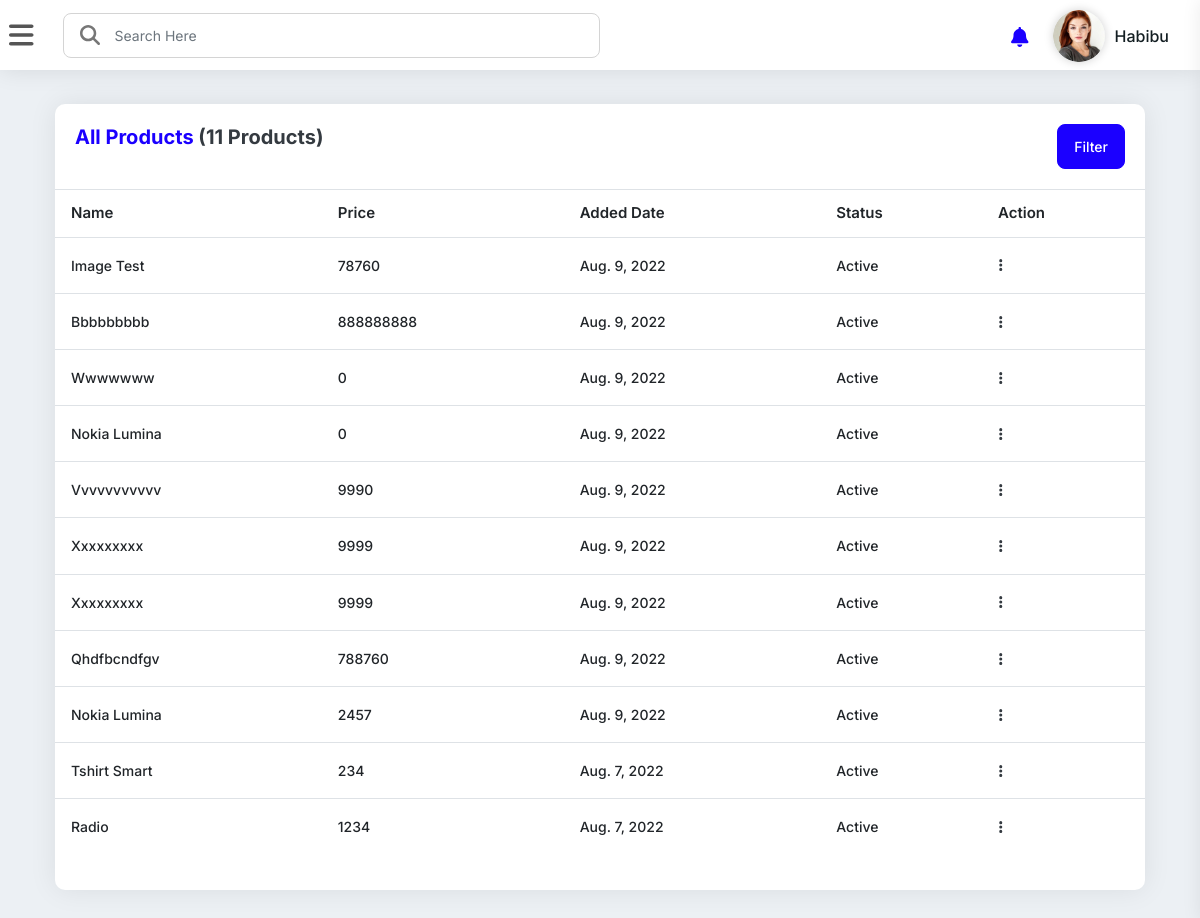
Before: /all_products (signed in) with the older database file.
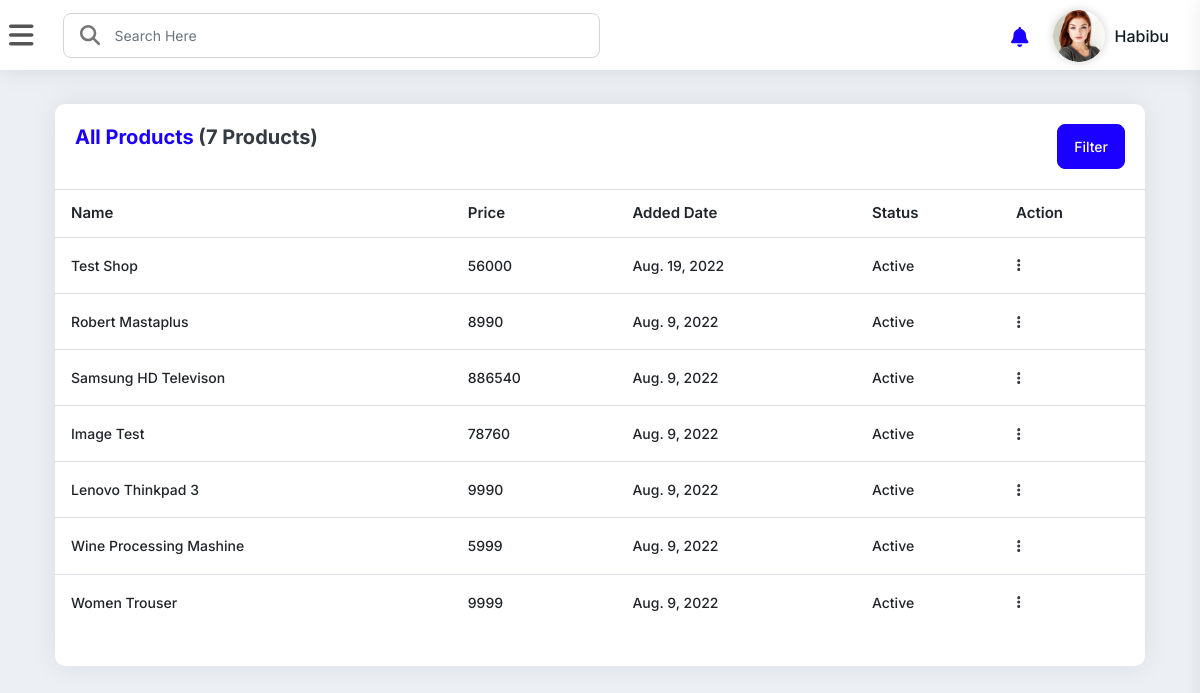
After: the same page with the newer database file.
### mainapp/models.py (models this page shows, shortened)
class Product(models.Model):
    id = models.AutoField(
        primary_key=True, auto_created=True, verbose_name="Product ID")
    shop_id = models.ForeignKey("Shops", verbose_name=_(
        "Shop ID"), on_delete=models.CASCADE, null=True)
    product_name = models.CharField(max_length=200)
    price = models.IntegerField(default=0, )
    posted_Date = models.DateTimeField(auto_now_add=True)
    description = models.TextField(blank=True)
    manufactured_Date = models.DateField()
    brand_name = models.CharField(max_length=200, null=True, blank=True)
    is_active = models.BooleanField(_("Active"), default=True)
    class Meta:
        db_table = 'products'
        verbose_name = "PRODUCT"
        verbose_name_plural = "PRODUCTS"

### mainapp/views.py (the view)
# urls.py: path("all_products", views.all_products, name="all_products"),
def all_products(request):
    product_filter = ProductFilter()
    seller_shop = Shops.objects.get(seller_id__user_id__id=request.user.id)
    products = Product.objects.filter(shop_id = seller_shop).order_by('-posted_Date')
    productstt = Product.objects.filter(shop_id = seller_shop)
    total_products = productstt.count()
    if request.method == "POST" and 'delete' in request.POST:
        productID = request.POST['productID']
        product_to_delete = Product.objects.get(id=productID)
        product_to_delete.delete()
        return redirect(all_products)
    product_filter = ProductFilter(request.GET, queryset = products )
    products  = product_filter.qs
    ''' is_ajax = request.headers.get('X-Requested-Width') == 'XMLHttpRequest'

    if is_ajax and request.method == "POST":
        data= json.loads(data)
        product_filter = ProductFilter(request.GET, queryset = products )
        products  = product_filter.qs.values()
        return  JsonResponse(products, safe=False) '''
    if products.count()<1:
        messages.info(request, "No Products found")
    context = {'products': products, 'total_products':total_products, 'product_filter': product_filter}
    return render(request, "dashboard/all-products.html", context)

### templates/dashboard/all-products.html (shortened to what this page needs)
{% extends 'dashboard/base.html' %}
{% block content %}
{% load widget_tweaks %}
{% load static %}
<div class="container">
    <div class="card-box mb-30 text-capitalize">
        <div class="pd-20">
            <div class="hear d-flex justify-content-between">
                <h4 class="text-blue h4">All Products <span class="text-dark"> ({{total_products}} Products) </span></h4>
<button class="btn btn-primary filter-button">Filter</button>
            </div>
        </div>
        <div class="pb-20">
            <table class="data-table table stripe hover nowrap table-lg-responsive">
                <thead>
                    <tr>
                        <th class="table-plus datatable-nosort">Name</th>
                        <th>Price</th>
                        <th>Added Date</th>
                        <th>Status</th>
                        <th>Action</th>
                    </tr>
                </thead>
                    {% for  product  in products %}
                    <tr>
                        <td class="table-plus">{{product.product_name}}</td>
                        <td>{{product.price}}</td>
                        <td>{{product.posted_Date| date}}</td>
                        {% if product.is_active %}
                        <td>Active</td>
                        {% else %}
                        <td>Not Active
                        {% endif %}
                        <td>
                            <div class="dropdown">
                                <a
                                    class="btn btn-link font-24 p-0 line-height-1 no-arrow dropdown-toggle"
                                    href="#"
                                    role="button"
                                    data-toggle="dropdown"
                                >
                                <i class="fa-solid fa-ellipsis-vertical text-dark"></i>
                                </a>
                            </div>
                        </td>
                        </tr>
                    {% endfor %}
            </table>
        </div>
    </div>
</div>
{% endblock  %}

Changed rows visible on the page:
no longer on this page (row edited): Product: product_name "Bbbbbbbbb", price "888888888", posted_Date "Aug. 9, 2022", is_active "Active"
removed Product: product_name "Wwwwwww", price "0", posted_Date "Aug. 9, 2022", is_active "Active"
removed Product: product_name "Nokia Lumina", price "0", posted_Date "Aug. 9, 2022", is_active "Active"
removed Product: product_name "Qhdfbcndfgv", price "788760", posted_Date "Aug. 9, 2022", is_active "Active"
removed Product: product_name "Nokia Lumina", price "2457", posted_Date "Aug. 9, 2022", is_active "Active"
removed Product: product_name "Tshirt Smart", price "234", posted_Date "Aug. 7, 2022", is_active "Active"
removed Product: product_name "Radio", price "1234", posted_Date "Aug. 7, 2022", is_active "Active"
added Product: product_name "Test Shop", price "56000", posted_Date "Aug. 19, 2022", is_active "Active"
added Product: product_name "Robert Mastaplus", price "8990", posted_Date "Aug. 9, 2022", is_active "Active"
added Product: product_name "Samsung HD Televison", price "886540", posted_Date "Aug. 9, 2022", is_active "Active"
changed Product: product_name "Vvvvvvvvvvv" → "Lenovo Thinkpad 3"
changed Product: product_name "Xxxxxxxxx" → "Wine Processing Mashine"; price "9999" → "5999"
changed Product: product_name "Xxxxxxxxx" → "Women Trouser"
Other visible differences:
{{ total_products }}: "11" → "7"
